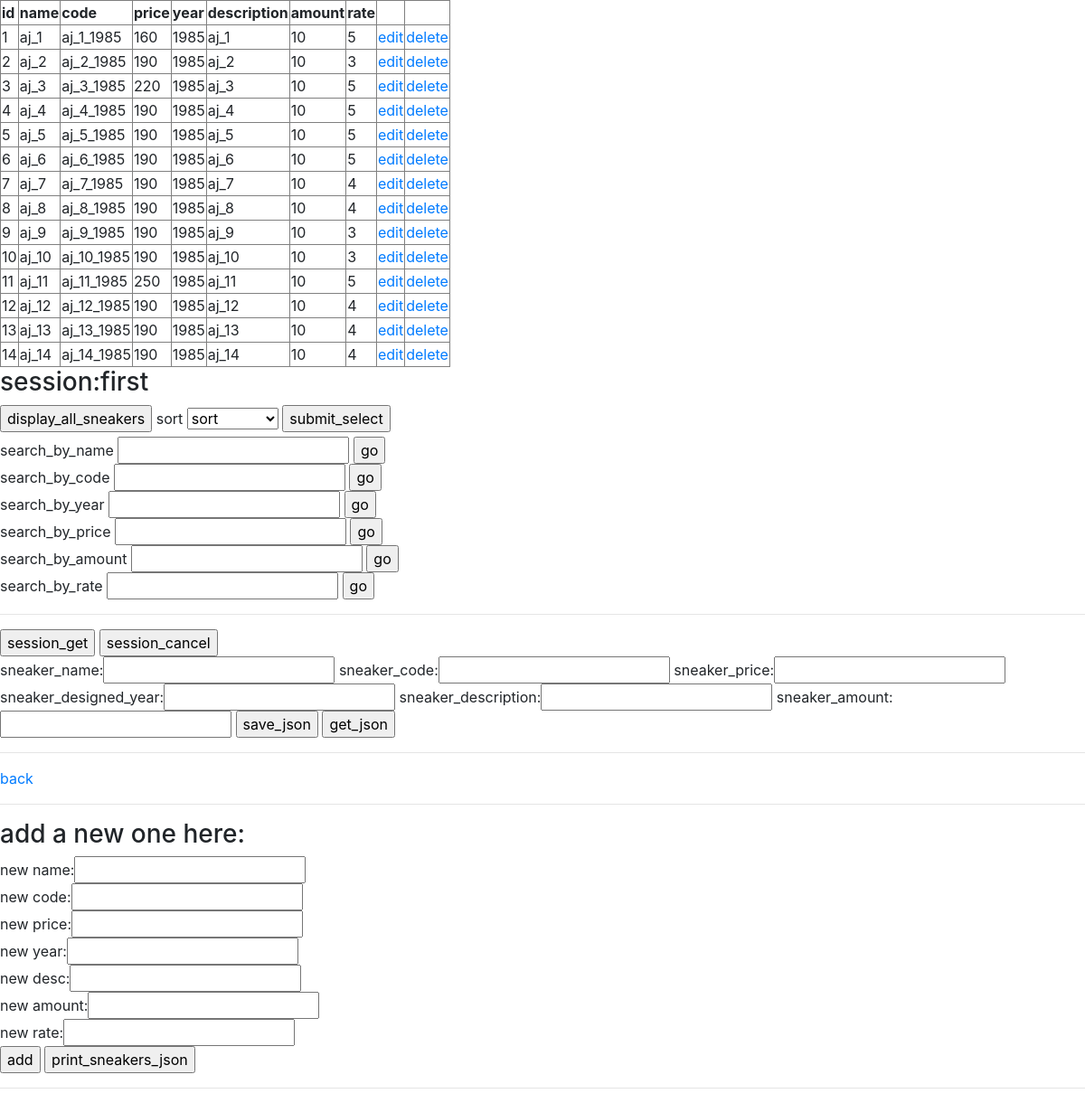
Screenshot of /display_list_2.php with the database file from the repository.
### tables this page shows
create table sneakers(
    id INT NOT NULL AUTO_INCREMENT PRIMARY KEY,
    sneaker_name varchar(255) not null,
    sneaker_code varchar(255) not null,
    sneaker_price int not null,
    sneaker_designed_year int not null,
    sneaker_description varchar(255) not null,
    sneaker_amount int not null,
    sneaker_rate int not null,
    sneaker_discount int not null,
	sneaker_owner_id int ,
	FOREIGN KEY(sneaker_owner_id) REFERENCES admin(id),
    sneaker_rated_count int 
);

### util.php (called while the page is built, shortened)
<?php require("db.php");
function get_all(){
    global $db;
    $query = "SELECT * FROM sneakers";
    $stmt = $db->prepare($query);
    $stmt ->execute();
    $result = $stmt->fetchAll();
    return $result;
}

### 1.php (the view)
<?php require("header.php");?>
<table border="1">
    <form action = "" method="post">
        <tr>
            <th>id</th>
            <th>name</th>
            <th>code</th>
            <th>price</th>
            <th>year</th>
            <th>description</th>
            <th>amount</th>
            <th>rate</th>
            <th></th>
            <th></th>
        </tr>
        <?php foreach($sneakers as $sneaker) :?>
        <tr>
            <td><?php echo htmlspecialchars($sneaker["id"]);?></tdli>
            <td><?php echo htmlspecialchars($sneaker["sneaker_name"]) ;?></td>
            <td><?php echo htmlspecialchars($sneaker['sneaker_code']) ;?></td>
            <td><?php echo htmlspecialchars($sneaker['sneaker_price']) ;?></td>
            <td><?php echo htmlspecialchars($sneaker['sneaker_designed_year']) ;?></td>
            <td><?php echo htmlspecialchars($sneaker['sneaker_description']) ;?></td>
            <td><?php echo htmlspecialchars($sneaker['sneaker_amount']) ;?></td>
            <td><?php echo htmlspecialchars($sneaker['sneaker_rate']) ;?></td>
            <td><a href="edit_sneaker.php?action=edit&&id=<?php echo $sneaker["id"];?>">edit</a></td>
            <td><a href="edit_sneaker.php?action=delete&&id=<?php echo $sneaker["id"];?>">delete</a></td>
        </tr>
        <?php endforeach;?>
    </form>
</table>
<?php require("footer.php");?>

### rows the page displays
sneakers: id "1", sneaker_name "aj_1", sneaker_code "aj_1_1985", sneaker_price "160", sneaker_designed_year "1985", sneaker_description "aj_1", sneaker_amount "10", sneaker_rate "5"
sneakers: id "2", sneaker_name "aj_2", sneaker_code "aj_2_1985", sneaker_price "190", sneaker_designed_year "1985", sneaker_description "aj_2", sneaker_amount "10", sneaker_rate "3"
sneakers: id "3", sneaker_name "aj_3", sneaker_code "aj_3_1985", sneaker_price "220", sneaker_designed_year "1985", sneaker_description "aj_3", sneaker_amount "10", sneaker_rate "5"
sneakers: id "4", sneaker_name "aj_4", sneaker_code "aj_4_1985", sneaker_price "190", sneaker_designed_year "1985", sneaker_description "aj_4", sneaker_amount "10", sneaker_rate "5"
sneakers: id "5", sneaker_name "aj_5", sneaker_code "aj_5_1985", sneaker_price "190", sneaker_designed_year "1985", sneaker_description "aj_5", sneaker_amount "10", sneaker_rate "5"
sneakers: id "6", sneaker_name "aj_6", sneaker_code "aj_6_1985", sneaker_price "190", sneaker_designed_year "1985", sneaker_description "aj_6", sneaker_amount "10", sneaker_rate "5"
sneakers: id "7", sneaker_name "aj_7", sneaker_code "aj_7_1985", sneaker_price "190", sneaker_designed_year "1985", sneaker_description "aj_7", sneaker_amount "10", sneaker_rate "4"
sneakers: id "8", sneaker_name "aj_8", sneaker_code "aj_8_1985", sneaker_price "190", sneaker_designed_year "1985", sneaker_description "aj_8", sneaker_amount "10", sneaker_rate "4"
sneakers: id "9", sneaker_name "aj_9", sneaker_code "aj_9_1985", sneaker_price "190", sneaker_designed_year "1985", sneaker_description "aj_9", sneaker_amount "10", sneaker_rate "3"
sneakers: id "10", sneaker_name "aj_10", sneaker_code "aj_10_1985", sneaker_price "190", sneaker_designed_year "1985", sneaker_description "aj_10", sneaker_amount "10", sneaker_rate "3"
sneakers: id "11", sneaker_name "aj_11", sneaker_code "aj_11_1985", sneaker_price "250", sneaker_designed_year "1985", sneaker_description "aj_11", sneaker_amount "10", sneaker_rate "5"
sneakers: id "12", sneaker_name "aj_12", sneaker_code "aj_12_1985", sneaker_price "190", sneaker_designed_year "1985", sneaker_description "aj_12", sneaker_amount "10", sneaker_rate "4"
sneakers: id "13", sneaker_name "aj_13", sneaker_code "aj_13_1985", sneaker_price "190", sneaker_designed_year "1985", sneaker_description "aj_13", sneaker_amount "10", sneaker_rate "4"
sneakers: id "14", sneaker_name "aj_14", sneaker_code "aj_14_1985", sneaker_price "190", sneaker_designed_year "1985", sneaker_description "aj_14", sneaker_amount "10", sneaker_rate "4"

### other values shown
$session_msg "first"
